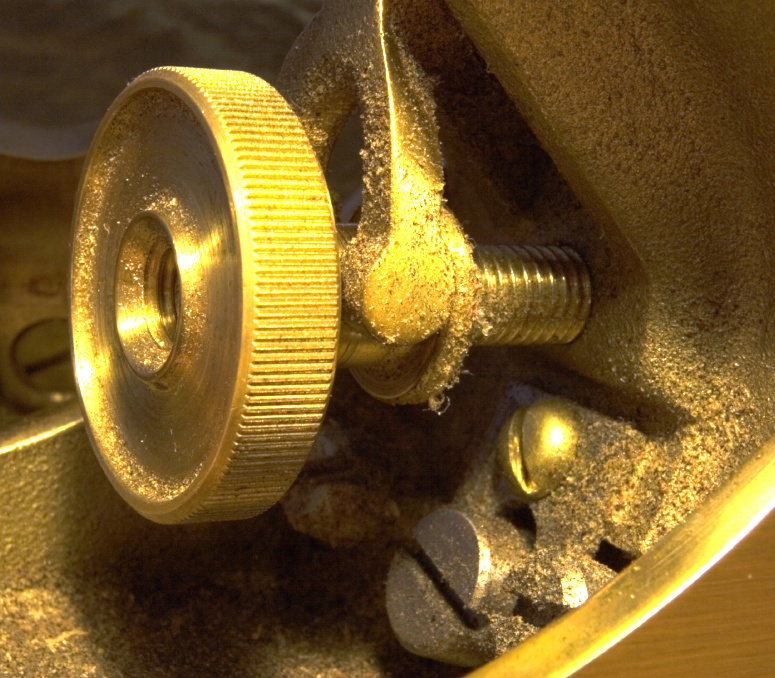
#> input picture hdr-bilder/Adjuster/Adjuster_00032.png, 775 x 678 px
$ python glatting_farge.py
#> lines starting #> are read from the running program, lines starting #| are printed output that depends on the picture
import numpy as np
import imageio
import matplotlib.pyplot as plt

iter = 50


def poisson(u_0, n, h=None, lam=None, rand='dericle', mask=None, mode=None, laplace=None, k=1):
    d_x = 1
    d_t = 0.25
    alpha = d_t / (d_x ** 2)

    u = np.zeros((u_0.shape[0], u_0.shape[1], 3, n + 1))

    u[:, :, :, 0] = u_0

    if h is None:
        h = np.zeros((u_0.shape[0], u_0.shape[1], 3))

    if mode == 'kf' and laplace is not None:
        h = k * laplace

    for i in range(n):

        if lam is not None:
            h = lam * (u[:, :, i] - u[:, :, 0])

        u[1:-1, 1:-1, :, i + 1] = u[1:-1, 1:-1, :, i] + alpha * (
                    u[:-2, 1:-1, :, i] + u[2:, 1:-1, :, i] + u[1:-1, :-2, :, i] + u[1:-1, 2:, :, i] - (
                        4 * u[1:-1, 1:-1, :, i])) - d_t * h[1:-1, 1:-1]
        if rand == 'dericle':
            u[:, 0, :, i + 1] = u[:, 0, :, i]
            u[:, -1, :, i + 1] = u[:, -1, :, i]
            u[0, :, :, i + 1] = u[0, :, :, i]
            u[-1, :, :, i + 1] = u[-1, :, :, i]
        elif rand == 'neuman':
            u[0, 0, i + 1] = u[0, 0, i] + alpha * ((2 * u[0, 1, i]) + (2 * u[1, 0, i]) - (4 * u[0, 0, i])) - d_t * h[
                0, 0]
            u[-1, 0, i + 1] = u[-1, 0, i] + alpha * ((2 * u[-2, 0, i]) + (2 * u[-1, 1, i]) - (4 * u[-1, 0, i])) - d_t * \
                              h[-1, 0]
            u[0, -1, i + 1] = u[0, -1, i] + alpha * ((2 * u[0, -2, i]) + (2 * u[1, -1, i]) - (4 * u[0, -1, i])) - d_t * \
                              h[0, -1]
            u[-1, -1, i + 1] = u[-1, -1, i] + alpha * (
                        (2 * u[0, -2, i]) + (2 * u[-2, -1, i]) - (4 * u[-1, -1, i])) - d_t * h[-1, -1]
            u[1:-1, 0, i + 1] = u[1:-1, 0, i] + alpha * (
                        (2 * u[1:-1, 1, i]) + u[:-2, 0, i] + u[2:, 0, i] - (4 * u[1:-1, 0, i])) - d_t * h[1:-1, 0]
            u[1:-1, -1, i + 1] = u[1:-1, -1, i] + alpha * (
                        (2 * u[1:-1, -2, i]) + u[:-2, -1, i] + u[2:, -1, i] - (4 * u[1:-1, -1, i])) - d_t * h[1:-1, -1]
            u[0, 1:-1, i + 1] = u[0, 1:-1, i] + alpha * (
                        (2 * u[1, 1:-1, i]) + u[0, :-2, i] + u[0, 2:, i] - (4 * u[0, 1:-1, i])) - d_t * h[0, 1:-1]
            u[-1, 1:-1, i + 1] = u[-1, 1:-1, i] + alpha * (
                        (2 * u[-2, 1:-1, i]) + u[-1, :-2, i] + u[-1, 2:, i] - (4 * u[-1, 1:-1, i])) - d_t * h[-1, 1:-1]
        """
        np.clip(u[:, :, i + 1], 0, 1)
        print(i)
        if mask is not None:
            f_u = u[:, :, i + 1]
            f_u[np.invert(mask[:, :])] = u_0[np.invert(mask[:, :])]
            u[:, :, i + 1] = f_u
        """

    return u


if __name__ == "__main__":
    img = np.array(imageio.imread('../hdr-bilder/Adjuster/Adjuster_00032.png'))
#> img is the input picture: shape (678, 775, 3); mean R, G, B 117.3, 89.7, 38.4
    img = img.astype(float) / 255
    print(img.shape)
#| (678, 775, 3)

    blur_img = poisson(img, iter)

    plt.imshow(blur_img[:, :, :, -1])
    plt.show()
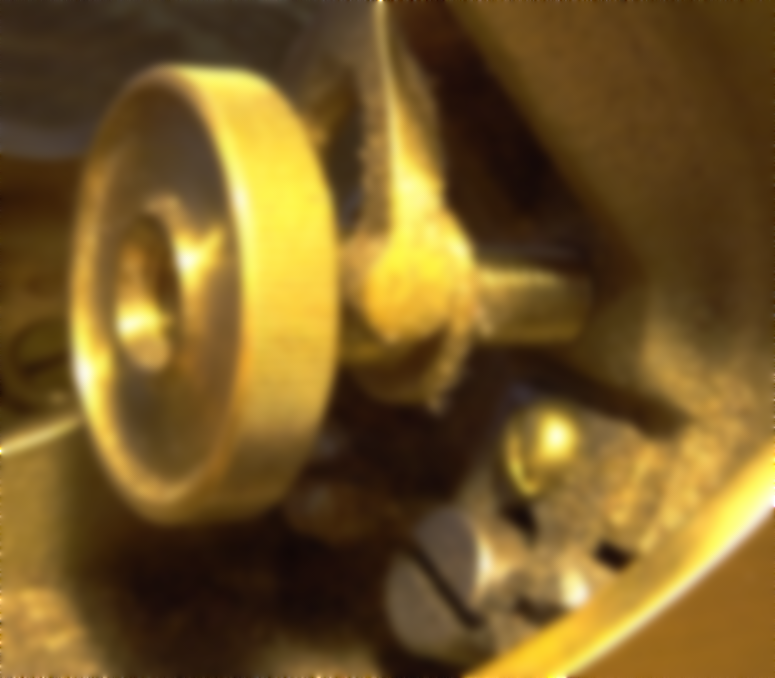
#> shown: shape (678, 775, 3) float64; mean R, G, B 0.46, 0.352, 0.151
